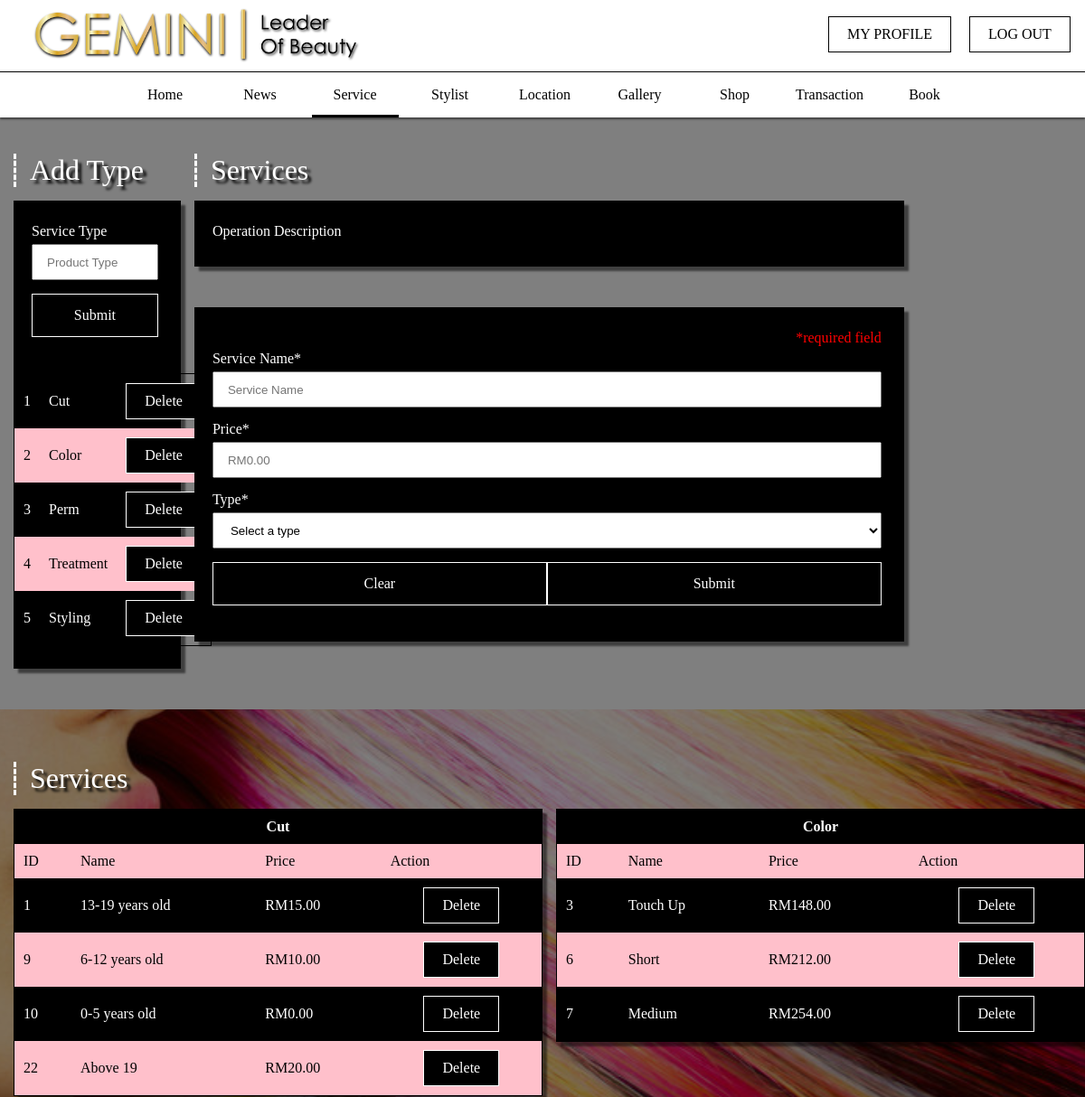
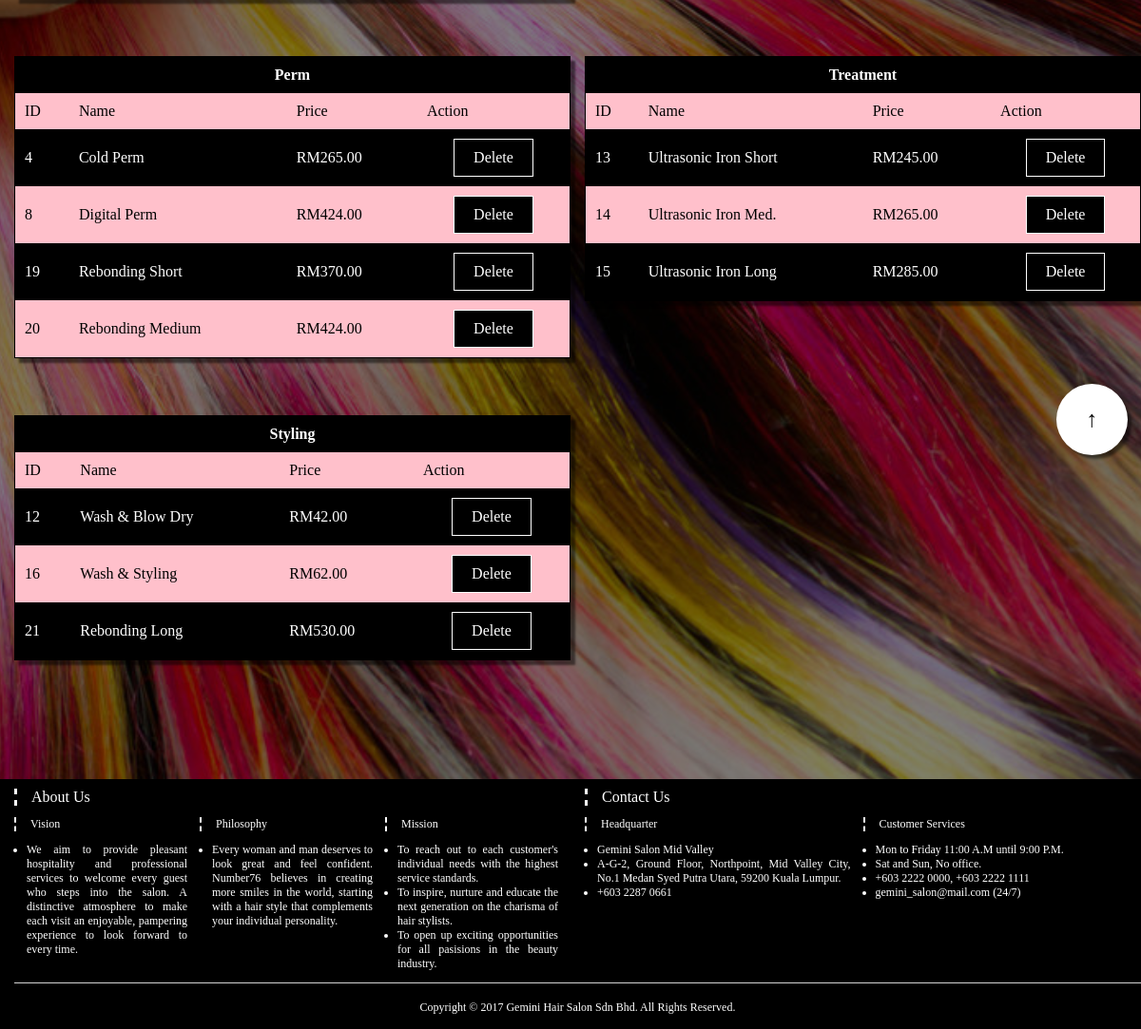
/admin/service.php (signed in), run on the app's committed database (2 pictures, top to bottom).
### tables this page shows
CREATE TABLE `service_type` (
  `service_type_id` int(11) NOT NULL,
  `type_name` varchar(255) NOT NULL
);

CREATE TABLE `service` (
  `service_id` int(11) NOT NULL,
  `service_name` varchar(255) NOT NULL,
  `service_price` decimal(6,2) NOT NULL,
  `service_type` int(11) DEFAULT NULL
);

### htdocs/admin/service.php (the view, shortened to what this page needs)
<?php
require ("../connect_db.php");
?>
<div class="icon-box">
	<a href="">
		<span>&uarr;</span>
	</a>
</div>
<div class="container full">
	<div class="row">
		<div class="col-l-2">
			<form action="" method="post" id="form">
				<div class="content">
					<h1 class="heading">Add Type</h1>
					<div class="card" style="flex-direction: column; padding-bottom: 25px;">
						<div class="content" style="width: 100%;">
							<label>Service Type</label>
							<input type="text" placeholder="Product Type" name="type">
							<div class="button_box">
								<input type="submit" name="submitType">
							</div>
						</div>
						<table border="1" cellspacing="0">
							<?php
							$getTypeQuery = "SELECT * FROM service_type";
							$getType = mysqli_query($connection, $getTypeQuery);
							while ($row = mysqli_fetch_array($getType)) {
								$t_id = $row["service_type_id"];
								$t_name = $row["type_name"];
							?>
							<tr>
								<td><?php echo $t_id; ?></td>
								<td><?php echo $t_name; ?></td>
								<td><a href="service.php?deletetype=<?php echo $t_id; ?>">Delete</a></td>
							</tr>
							<?php
							}
							?>
						</table>
					</div>
				</div>
			</form>
		</div>
		<div class="col-l-8">
			<form action="" method="post" enctype="multipart/form-data" id="form">
				<div class="content">
					<h1 class="heading">Services</h1>
					<div class="card">
						<div class="content">
							<label>Operation Description</label>
						</div>
					</div>
					<div class="card">
						<div class="content" style="width: 100%;">
							<label style="color: red; align-self: flex-end;">*required field</label>
							<label>Service Name*</label>
							<input type="text" name="name" placeholder="Service Name" value="" required />
							<label>Price*</label>
							<input type="number" name="price" step=".01" placeholder="RM0.00" value="" required />
							<label>Type*</label>
							<select name="type" required>
								<option>Select a type</option>
							</select>
							<div class="button_box">
								<input type="reset" value="Clear" onclick="location.href='service.php'" />
								<input type="submit" name="submit" value="Submit" />
							</div>
						</div>
					</div>
				</div>
			</form>
		</div>
	</div>
</div>
<div class="parallax" style="background-image: url('../includes/img/parallax4.jpg');" id="service_list">
	<div class="container">
		<div class="row">
			<div class="col-l-12">
				<h1 class="heading">Services</h1>
			</div>
		</div>
		<div class="row">
			<?php
				$getServiceTypeQuery = "SELECT * FROM service_type";
				$getServiceType = mysqli_query($connection, $getServiceTypeQuery);
				while ($row = mysqli_fetch_array($getServiceType)) {
					$id = $row["service_type_id"];
					$name = $row["type_name"];
					?>
					<div class="col-l-6 col-m-6 col-s-12" id="service_list_content">
						<div class="content">
							<div class="card">
								<table cellspacing="0" cellpadding="5">
									<tr>
										<th colspan="4"><?php echo $name; ?></th>
									</tr>
									<tr>
										<td>ID</td>
										<td>Name</td>
										<td>Price</td>
										<td>Action</td>
									</tr>
									<?php
									$getServiceQuery = "SELECT * FROM service WHERE service_type = '$id'";
									$getService = mysqli_query($connection, $getServiceQuery);
									while ($row = mysqli_fetch_array($getService)) {
										$id = $row["service_id"];
										$name = $row["service_name"];
										$price = $row["service_price"];
										?>
										<tr>
											<td><?php echo $id; ?></td>
											<td><?php echo $name; ?></td>
											<td>RM<?php echo $price; ?></td>
											<td>
												<form id="form" method="post" action="" style="padding: 0;">
													<div class="button_box">
														<a href="service.php?delete=<?php echo $id; ?>" style="margin: 0;">Delete</a>
													</div>
												</form>
											</td>
										</tr>
										<?php
									}
									?>
								</table>
							</div>
						</div>
					</div>
					<?php
				}
			?>
		</div>
	</div>
</div>

### data on the page
service_type: service_type_id "1", type_name "Cut"
service_type: service_type_id "2", type_name "Color"
service_type: service_type_id "3", type_name "Perm"
service_type: service_type_id "4", type_name "Treatment"
service_type: service_type_id "5", type_name "Styling"
service: service_id "1", service_name "13-19 years old", service_price "15.00"
service: service_id "9", service_name "6-12 years old", service_price "10.00"
service: service_id "10", service_name "0-5 years old", service_price "0.00"
service: service_id "22", service_name "Above 19", service_price "20.00"
service: service_id "3", service_name "Touch Up", service_price "148.00"
service: service_id "6", service_name "Short", service_price "212.00"
service: service_id "7", service_name "Medium", service_price "254.00"
service: service_id "4", service_name "Cold Perm", service_price "265.00"
service: service_id "8", service_name "Digital Perm", service_price "424.00"
service: service_id "19", service_name "Rebonding Short", service_price "370.00"
service: service_id "20", service_name "Rebonding Medium", service_price "424.00"
service: service_id "13", service_name "Ultrasonic Iron Short", service_price "245.00"
service: service_id "14", service_name "Ultrasonic Iron Med.", service_price "265.00"
service: service_id "15", service_name "Ultrasonic Iron Long", service_price "285.00"
service: service_id "12", service_name "Wash & Blow Dry", service_price "42.00"
service: service_id "16", service_name "Wash & Styling", service_price "62.00"
service: service_id "21", service_name "Rebonding Long", service_price "530.00"
